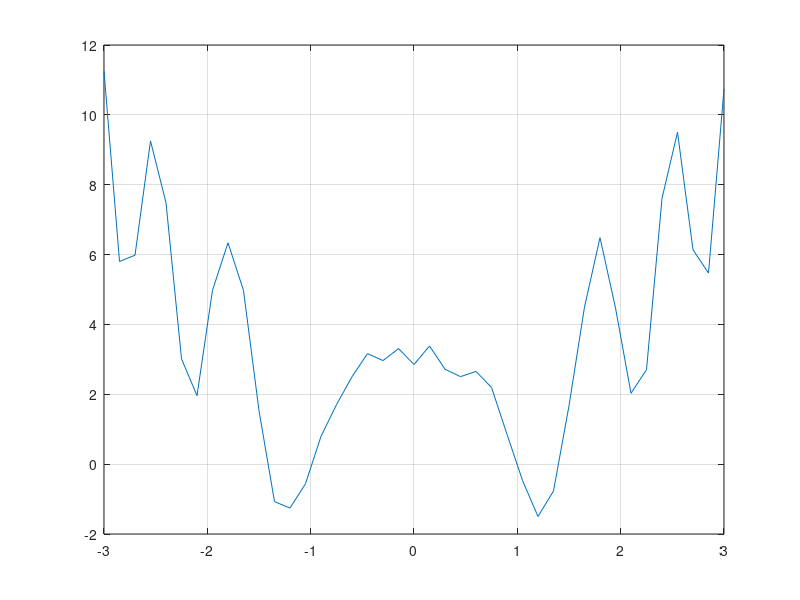

Here is the MATLAB script that generated this plot: (Note: this script raises an error after producing the figure.)
load('lab3_04.mat');
x=id.X;
y=id.Y;
plot(x, y);
n=20;
% grid basis function

grid;
N=length(x);
fi=gfct(x, N, n);
theta=fi\y';
yh=fi*theta;

MSE=1/N*(sum((y'-yh).^2));


xv=val.X;
yv=val.Y;
Nv=length(xv);
fiv=gfct(xv, Nv, n);
yhv=fiv*theta;
plot(xv, yv); hold on;
plot(xv, yhv);
legend('yh', 'yhv');